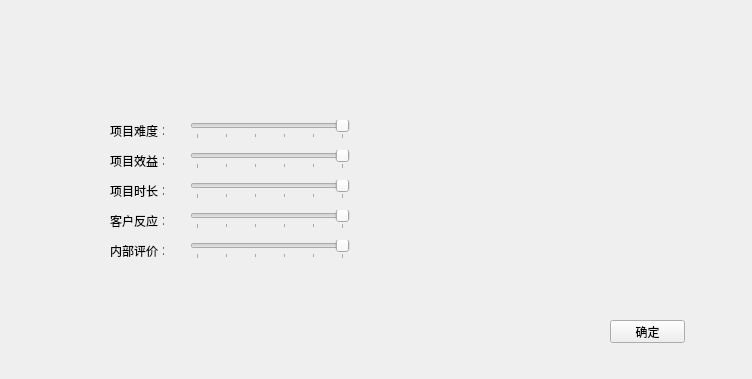
<?xml version="1.0" encoding="UTF-8"?>
<ui version="4.0">
 <class>ProjectGrade</class>
 <widget class="QFrame" name="ProjectGrade">
  <property name="geometry">
   <rect>
    <x>0</x>
    <y>0</y>
    <width>752</width>
    <height>379</height>
   </rect>
  </property>
  <property name="windowTitle">
   <string>Frame</string>
  </property>
  <property name="frameShape">
   <enum>QFrame::NoFrame</enum>
  </property>
  <property name="frameShadow">
   <enum>QFrame::Raised</enum>
  </property>
  <widget class="QLabel" name="label">
   <property name="geometry">
    <rect>
     <x>110</x>
     <y>120</y>
     <width>54</width>
     <height>21</height>
    </rect>
   </property>
   <property name="text">
    <string>项目难度：</string>
   </property>
  </widget>
  <widget class="QLabel" name="label_2">
   <property name="geometry">
    <rect>
     <x>110</x>
     <y>150</y>
     <width>54</width>
     <height>21</height>
    </rect>
   </property>
   <property name="text">
    <string>项目效益：</string>
   </property>
  </widget>
  <widget class="QLabel" name="label_3">
   <property name="geometry">
    <rect>
     <x>110</x>
     <y>180</y>
     <width>54</width>
     <height>21</height>
    </rect>
   </property>
   <property name="text">
    <string>项目时长：</string>
   </property>
  </widget>
  <widget class="QLabel" name="label_4">
   <property name="geometry">
    <rect>
     <x>110</x>
     <y>210</y>
     <width>54</width>
     <height>21</height>
    </rect>
   </property>
   <property name="frameShape">
    <enum>QFrame::NoFrame</enum>
   </property>
   <property name="text">
    <string>客户反应：</string>
   </property>
  </widget>
  <widget class="QLabel" name="label_5">
   <property name="geometry">
    <rect>
     <x>110</x>
     <y>240</y>
     <width>54</width>
     <height>21</height>
    </rect>
   </property>
   <property name="text">
    <string>内部评价：</string>
   </property>
  </widget>
  <widget class="QSlider" name="horizontalSlider">
   <property name="geometry">
    <rect>
     <x>190</x>
     <y>120</y>
     <width>160</width>
     <height>19</height>
    </rect>
   </property>
   <property name="maximum">
    <number>5</number>
   </property>
   <property name="pageStep">
    <number>1</number>
   </property>
   <property name="tracking">
    <bool>true</bool>
   </property>
   <property name="orientation">
    <enum>Qt::Horizontal</enum>
   </property>
   <property name="invertedAppearance">
    <bool>true</bool>
   </property>
   <property name="invertedControls">
    <bool>true</bool>
   </property>
   <property name="tickPosition">
    <enum>QSlider::TicksBelow</enum>
   </property>
  </widget>
  <widget class="QSlider" name="horizontalSlider_2">
   <property name="geometry">
    <rect>
     <x>190</x>
     <y>150</y>
     <width>160</width>
     <height>19</height>
    </rect>
   </property>
   <property name="maximum">
    <number>5</number>
   </property>
   <property name="pageStep">
    <number>1</number>
   </property>
   <property name="tracking">
    <bool>true</bool>
   </property>
   <property name="orientation">
    <enum>Qt::Horizontal</enum>
   </property>
   <property name="invertedAppearance">
    <bool>true</bool>
   </property>
   <property name="invertedControls">
    <bool>true</bool>
   </property>
   <property name="tickPosition">
    <enum>QSlider::TicksBelow</enum>
   </property>
  </widget>
  <widget class="QSlider" name="horizontalSlider_3">
   <property name="geometry">
    <rect>
     <x>190</x>
     <y>180</y>
     <width>160</width>
     <height>19</height>
    </rect>
   </property>
   <property name="maximum">
    <number>5</number>
   </property>
   <property name="pageStep">
    <number>1</number>
   </property>
   <property name="tracking">
    <bool>true</bool>
   </property>
   <property name="orientation">
    <enum>Qt::Horizontal</enum>
   </property>
   <property name="invertedAppearance">
    <bool>true</bool>
   </property>
   <property name="invertedControls">
    <bool>true</bool>
   </property>
   <property name="tickPosition">
    <enum>QSlider::TicksBelow</enum>
   </property>
  </widget>
  <widget class="QSlider" name="horizontalSlider_4">
   <property name="geometry">
    <rect>
     <x>190</x>
     <y>210</y>
     <width>160</width>
     <height>19</height>
    </rect>
   </property>
   <property name="maximum">
    <number>5</number>
   </property>
   <property name="pageStep">
    <number>1</number>
   </property>
   <property name="tracking">
    <bool>true</bool>
   </property>
   <property name="orientation">
    <enum>Qt::Horizontal</enum>
   </property>
   <property name="invertedAppearance">
    <bool>true</bool>
   </property>
   <property name="invertedControls">
    <bool>true</bool>
   </property>
   <property name="tickPosition">
    <enum>QSlider::TicksBelow</enum>
   </property>
  </widget>
  <widget class="QSlider" name="horizontalSlider_5">
   <property name="geometry">
    <rect>
     <x>190</x>
     <y>240</y>
     <width>160</width>
     <height>19</height>
    </rect>
   </property>
   <property name="maximum">
    <number>5</number>
   </property>
   <property name="pageStep">
    <number>1</number>
   </property>
   <property name="tracking">
    <bool>true</bool>
   </property>
   <property name="orientation">
    <enum>Qt::Horizontal</enum>
   </property>
   <property name="invertedAppearance">
    <bool>true</bool>
   </property>
   <property name="invertedControls">
    <bool>true</bool>
   </property>
   <property name="tickPosition">
    <enum>QSlider::TicksBelow</enum>
   </property>
  </widget>
  <widget class="QPushButton" name="pushButton">
   <property name="geometry">
    <rect>
     <x>610</x>
     <y>320</y>
     <width>75</width>
     <height>23</height>
    </rect>
   </property>
   <property name="text">
    <string>确定</string>
   </property>
  </widget>
 </widget>
 <resources/>
 <connections/>
</ui>
